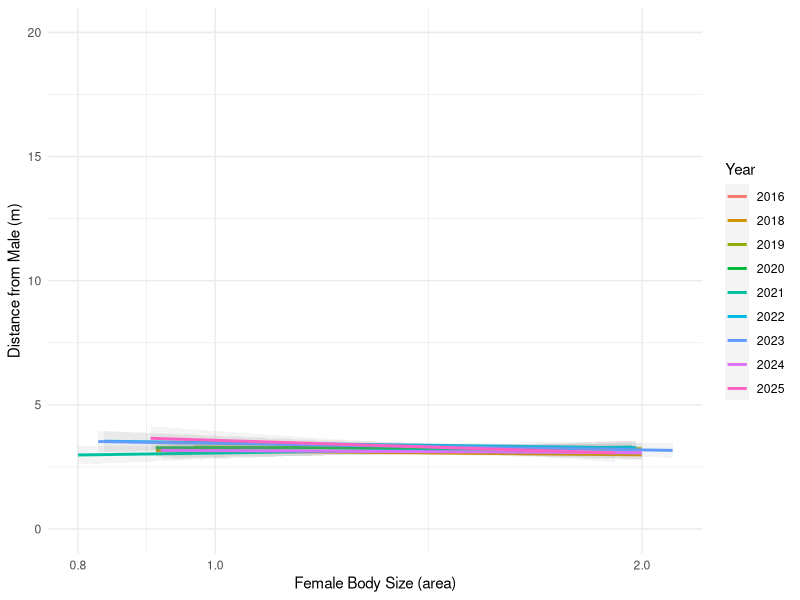
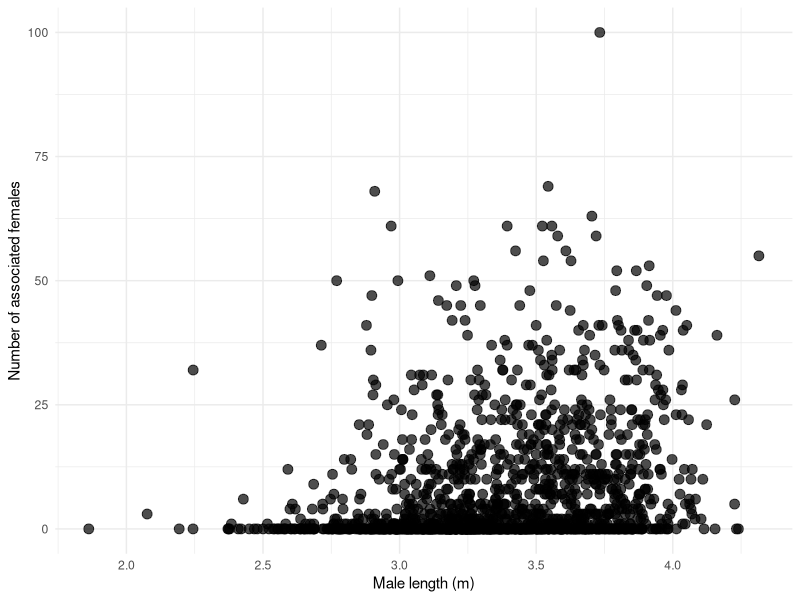
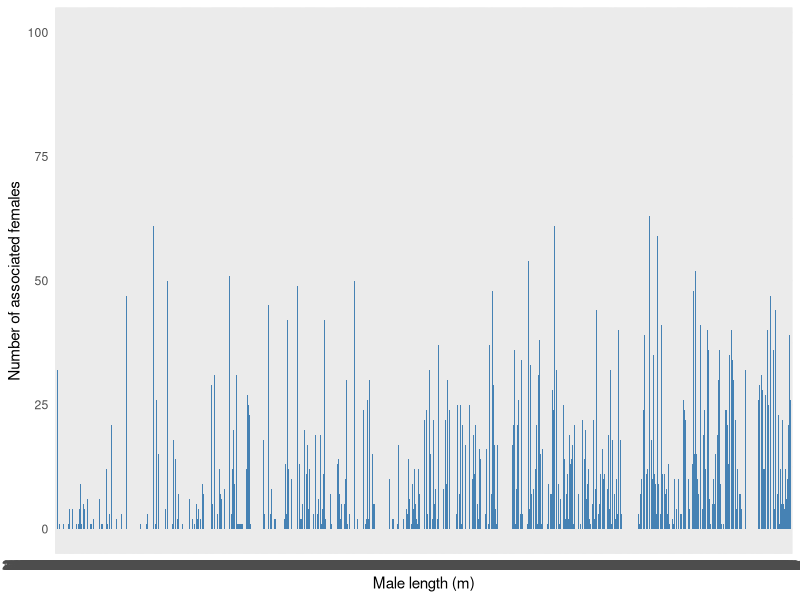
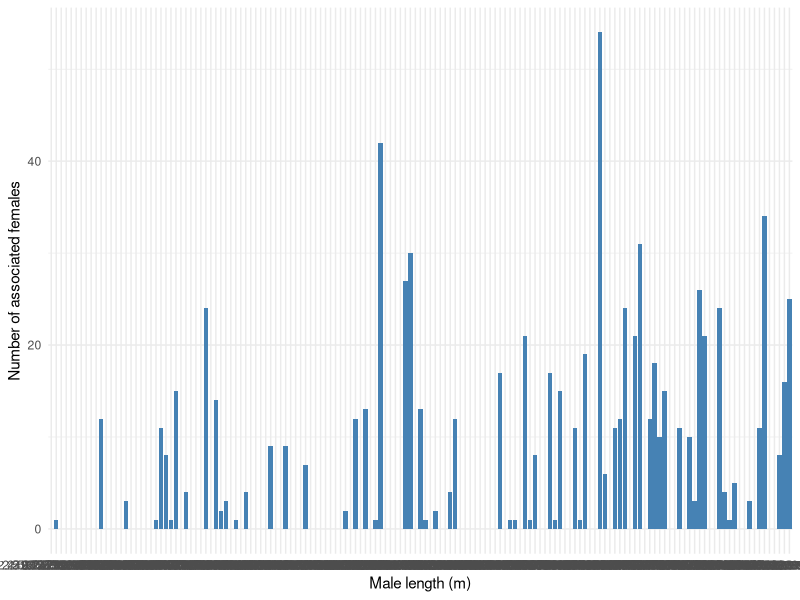
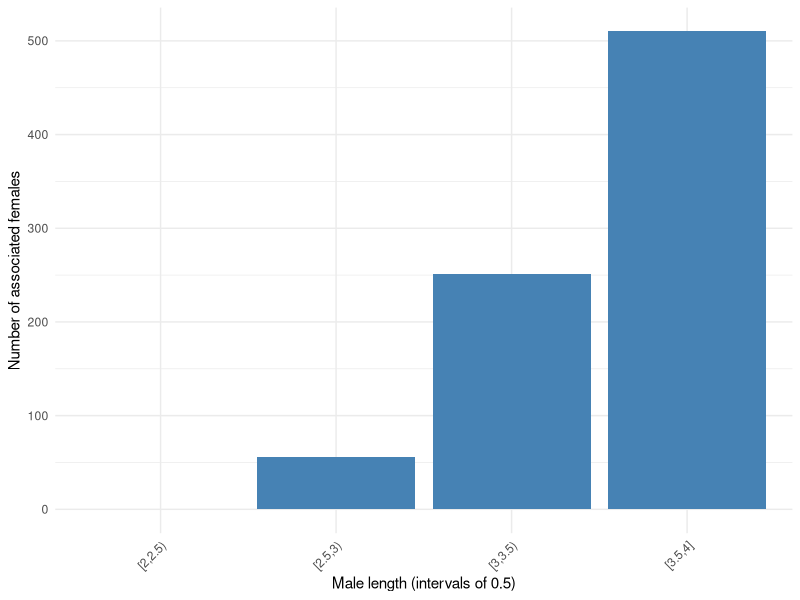
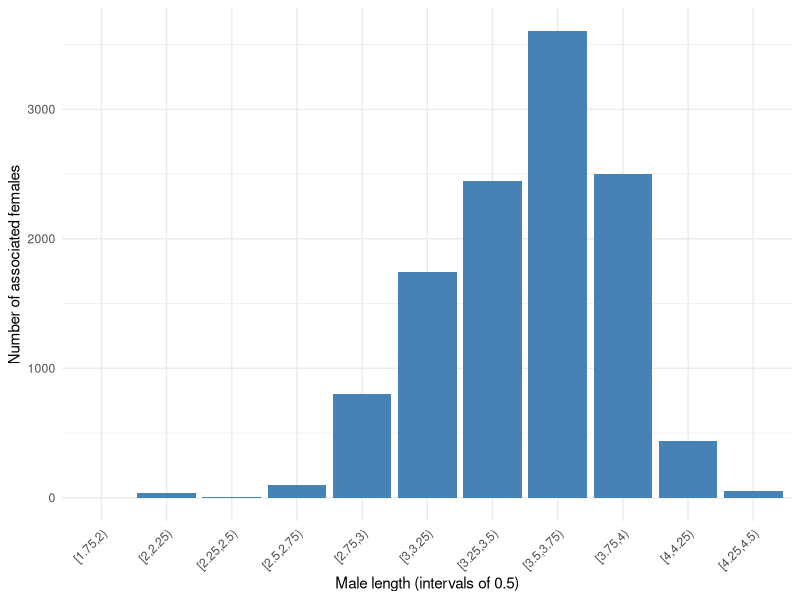
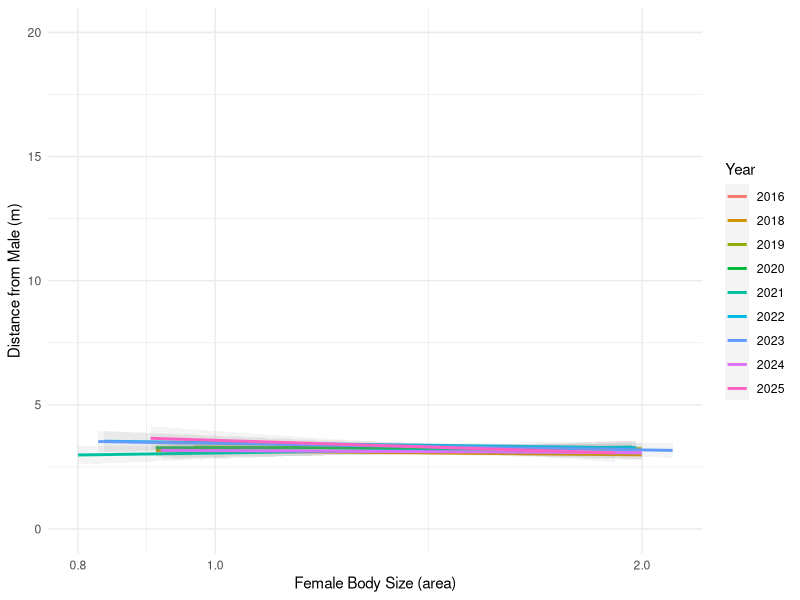
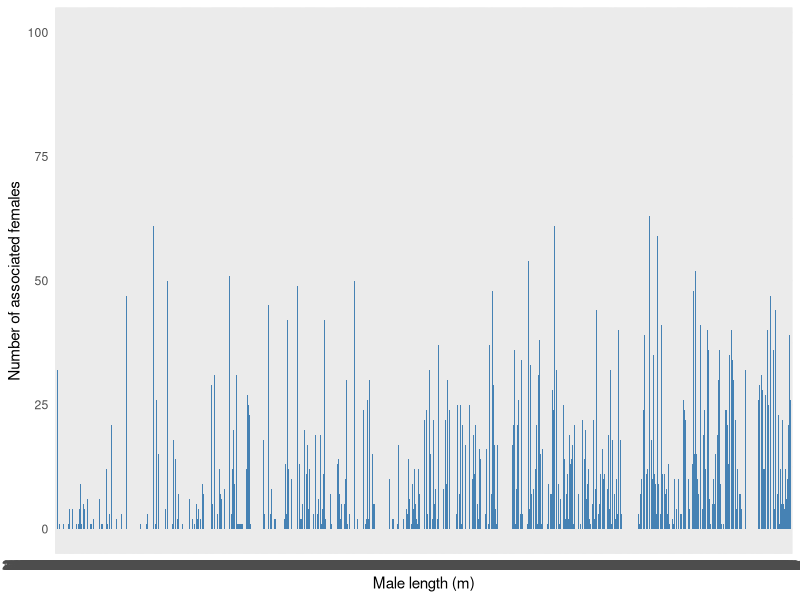

Source code (R) for these figures, in order: (Note: this script raises an error after producing the figures.)
install.packages("tidyverse")
library(tidyverse)
install.packages(readr)
library(readr)
library(dplyr)
library(geosphere)
library(ggplot2)
library(patchwork)

setwd("/Users/gabbycorneille/Desktop/Senior Thesis/Senior_Thesis")

data <- read_csv("IntermediateData/uasdata.csv")

data_clean <- data %>%
  mutate(age_sex = if_else(age_sex == "malfee", "male", age_sex))

uasdata <- data_clean %>%
  filter(
    is.na(p_complete) | !p_complete %in% c("N", "water"),
    age_sex !="pup") 

#split the data up by class into their own datasets
females <- uasdata %>%
  filter(age_sex == "female") 

males <- uasdata %>%
  filter(age_sex == "male")

#now make matrices of coordinates
females_coords <- females[, c("lon", "lat")]
males_coords <- males[, c("lon", "lat")]

# calculate pairwise distances (in meters by default)
dist_matrix <- distm(females_coords, males_coords, fun = distHaversine)

# get the min distance for each female from highlight_male
min_distances <- apply(dist_matrix, 1, min)

# get the index of the closest male as well
closest_indices <- apply(dist_matrix, 1, which.min)

# add results to the females data frame as new columns so we can graph them later
females$min_distance_to_male_m <- min_distances
females$closest_male_index <- closest_indices

#plot it up - this is the relationship between female body size and distance any from male
ggplot(data = females, mapping = aes(x = area,
                                     y = min_distance_to_male_m,
                                     color = as.factor(year))) +
  geom_point(alpha = 0.0) +
  scale_x_log10() +
  geom_smooth(method = "lm", se = TRUE, alpha = 0.1) + 
  labs(color = "Year",
       x = "Female Body Size (area)",
       y = "Distance from Male (m)") +
  theme_minimal() +
  coord_cartesian(ylim = c(0, 20))

ggsave(
  "linearplot_all_males.png",
  width = 8,
  height = 6,
  units = "in",
  dpi = 600
)
#-------------------------------------------------------------------------------
#I am now trying something new to make the male szie vs number of females graph

#create a male index
uasdata1 <- uasdata %>%
  mutate(male_index = if_else(age_sex == "male",
                              row_number(),
                              NA_integer_))

#now split the sexes for ease 
females <- uasdata1 %>%
  filter(age_sex == "female") 

males <- uasdata1 %>%
  filter(age_sex == "male")

# matrix of male coordinates
male_coords <- as.matrix(males[, c("lat", "lon")])

# function to find closest male index
find_closest_male <- function(lat, lon, male_coords, male_index) {
  dists <- sqrt((male_coords[,1] - lat)^2 +
                  (male_coords[,2] - lon)^2)
  male_index[which.min(dists)]
}

#now apply this to every female
females$closest_male_index <- mapply(
  find_closest_male,
  females$lat,
  females$lon,
  MoreArgs = list(
    male_coords = male_coords,
    male_index  = males$male_index
  )
)

#now bring the females and males files back together
uasdata_full <- bind_rows(
  males %>% mutate(closest_male_index = NA_integer_),
  females
)

#now calculate the number of females each male is associated with (based on his index)
female_counts <- uasdata_full %>%
  filter(age_sex == "female") %>%
  count(closest_male_index, name = "n_females")

uasdata_with_counts <- uasdata_full %>%
  left_join(
    female_counts,
    by = c("male_index" = "closest_male_index")
  ) %>%
  mutate(
    # Fill NA with 0 for males, keep NA for females
    n_females = if_else(age_sex == "male", n_females, NA_integer_),
    n_females = replace_na(n_females, 0L)
  )


#now try to plot male body size vs. number of females associated
#this gives us a scatterplot (meh)
ggplot(uasdata_with_counts %>% filter(age_sex == "male"),
       aes(x = length, y = n_females)) +
  geom_point(size = 3, alpha = 0.7) +
  labs(
    x = "Male length (m)",
    y = "Number of associated females") +
  theme_minimal()

male_data <- uasdata_with_counts %>% filter(age_sex == "male")

#this gives us a crazy bar graph (i think we can make it better)
ggplot(male_data,
       aes(x = factor(length), y = n_females)) +
  geom_bar(stat = "identity", fill = "steelblue") +
  labs(
    x = "Male length (m)",
    y = "Number of associated females") +
  theme_minimal()

ggsave(
  "bar graph (all males).png",
  width = 8,
  height = 6,
  units = "in",
  dpi = 600
)
#------------here is the male length to harem size bar graph by individual year
male_data_2016 <- male_data %>% filter(year == "2016")

ggplot(male_data_2016,
       aes(x = factor(length), y = n_females)) +
  geom_bar(stat = "identity", fill = "steelblue") +
  labs(
    x = "Male length (m)",
    y = "Number of associated females") +
  theme_minimal()

male_data_2016_binned <- male_data_2016 %>%
  mutate(length_bin = cut(length,
                          breaks = seq(floor(min(length)), ceiling(max(length)), by = 0.5),
                          include.lowest = TRUE,
                          right = FALSE))

bin_summary_2016 <- male_data_2016_binned %>%
  group_by(length_bin) %>%
  summarize(total_females = sum(n_females), .groups = "drop")

ggplot(bin_summary_2016, aes(x = length_bin, y = total_females)) +
  geom_col(fill = "steelblue") +
  labs(
    x = "Male length (intervals of 0.5)",
    y = "Number of associated females") +
  theme_minimal() +
  theme(axis.text.x = element_text(angle = 45, hjust = 1))


#here we go trying to make it better
#make bins for the male lengths (0.5 intervals)
male_data <- male_data %>%
  mutate(length_bin = cut(length,
                          breaks = seq(floor(min(length)), ceiling(max(length)), by = 0.25),
                          include.lowest = TRUE,
                          right = FALSE))
#summarize the total number of females for each bin
bin_summary <- male_data %>%
  group_by(year, length_bin) %>%
  summarize(total_females = sum(n_females), .groups = "drop")

#now graph
ggplot(bin_summary, aes(x = length_bin, y = total_females)) +
  geom_col(fill = "steelblue") +
  labs(
    x = "Male length (intervals of 0.5)",
    y = "Number of associated females") +
  theme_minimal() +
  theme(axis.text.x = element_text(angle = 45, hjust = 1))
#this is kinda crazy i'm not even gonna lie...... 

ggsave(
  "bar graph (binned).png",
  width = 8,
  height = 6,
  units = "in",
  dpi = 600
)


#this is all males across all years binned by 0.25 interval
male_data <- male_data %>%
  mutate(length_bin = cut(length,
                          breaks = seq(floor(min(length)), ceiling(max(length)), by = 0.25),
                          include.lowest = TRUE,
                          right = FALSE))
bin_summary <- male_data %>%
  group_by(length_bin) %>%
  summarize(total_females = sum(n_females), .groups = "drop")


#here i will make a panel with bar graphs of all ten years binned at 0.25 interval
ggplot(bin_summary,
       aes(x = factor(length), y = n_females)) +
  geom_bar(stat = "identity", fill = "steelblue") +
  labs(
    x = "Male length (m)",
    y = "Number of associated females") +
  theme_minimal() +
  facet_wrap(~ year)
